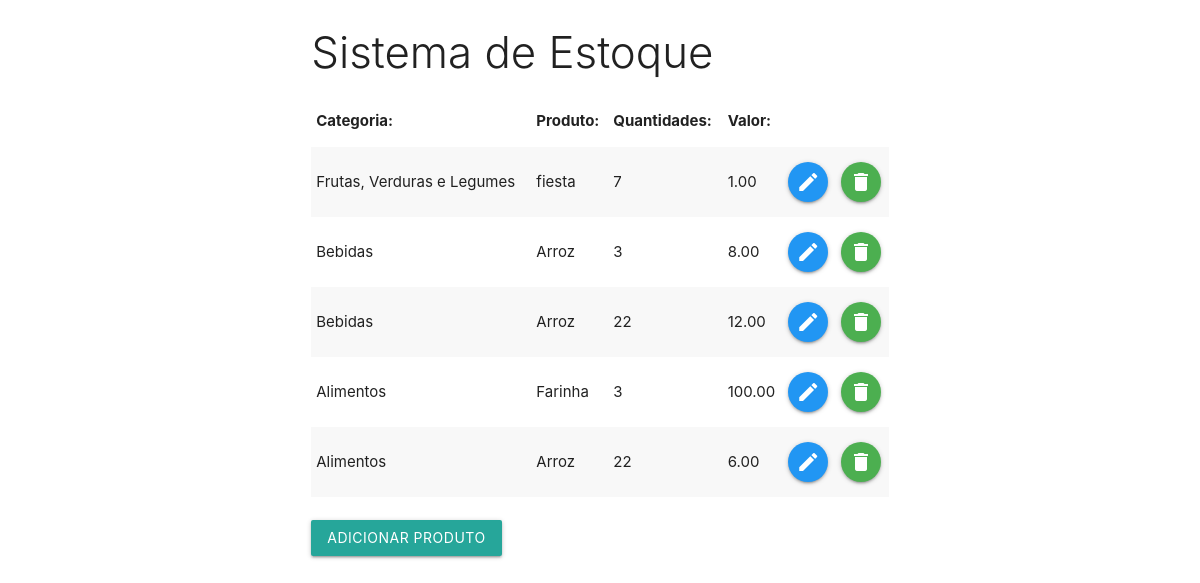
The page / on the database its author committed.
### tables this page shows
CREATE TABLE `estoque` (
  `id` int(11) NOT NULL,
  `categoria` varchar(255) NOT NULL,
  `modelo` varchar(255) NOT NULL,
  `quantidade` int(3) NOT NULL,
  `valor` decimal(5,2) NOT NULL
);

### index.php (the view, shortened to what this page needs)
<?php
include_once 'php_action/db_connect.php';
    include_once 'includes/header.php';
    ?>
    <div class="row">
        <div class="col s12 m6 push-m3">
          <h3 class="light">Sistema de Estoque</h3>
            <table class="striped">
                <thead>
                    <tr>
                        <th>Categoria:</th>
                        <th>Produto:</th>
                        <th>Quantidades:</th>
                        <th>Valor:</th>
                    </tr>
                </thead>
                <tbody>
                    <?php
                        $sql = "SELECT * FROM estoque";
                        $resultado = mysqli_query($connect, $sql);
                        if(mysqli_num_rows($resultado) > 0):
                        while($dados = mysqli_fetch_array($resultado)):
                    ?>
                    <tr>
                        <td><?php echo $dados['categoria']; ?></td>
                        <td><?php echo $dados['modelo']; ?></td>
                        <td><?php echo $dados['quantidade']; ?></td>
                        <td><?php echo $dados['valor']; ?></td>
                        <td><a href="editar.php?id=<?php echo $dados['id']; ?>" class="btn-floating blue"><i class="material-icons">edit</i></a></td>
                        <td><a href="#modal<?php echo $dados['id']; ?>" class="btn-floating green modal-trigger">
                        <i class="material-icons">delete</i></a></td>
                    </tr>
                        <?php endwhile;
                        endif;
                        ?>
                </tbody>
            </table>
            <br>
            <a href="adicionar.php" class="btn">Adicionar Produto</a>
        </div>
    </div>
    <?php
    include_once 'includes/footer.php';
    ?>

### includes/header.php (shortened to what this page needs)
<!DOCTYPE html>
  <html>
    <head>
    <link rel="stylesheet" href="https://cdnjs.cloudflare.com/ajax/libs/materialize/1.0.0/css/materialize.min.css">
    </head>
    <body>

### includes/footer.php (shortened to what this page needs)
  </body>
</html>

### rows shown on the page
estoque: categoria "Frutas, Verduras e Legumes", modelo "fiesta", quantidade "7", valor "1.00"
estoque: categoria "Bebidas", modelo "Arroz", quantidade "3", valor "8.00"
estoque: categoria "Bebidas", modelo "Arroz", quantidade "22", valor "12.00"
estoque: categoria "Alimentos", modelo "Farinha", quantidade "3", valor "100.00"
estoque: categoria "Alimentos", modelo "Arroz", quantidade "22", valor "6.00"
